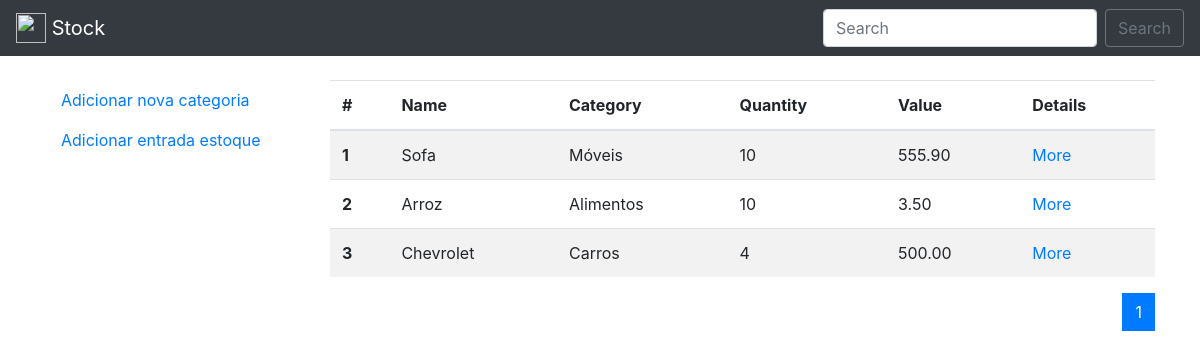
Page /?page=2 on the earlier database version.
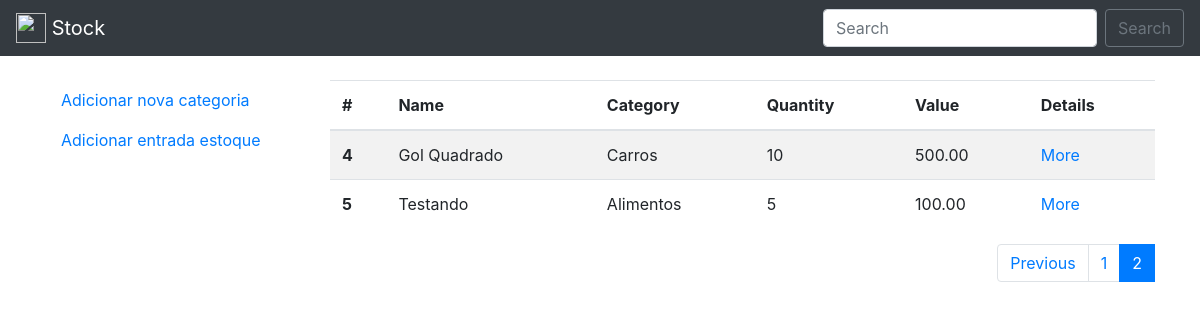
Same page on the later database version.
### stock_control/models.py (models this page shows, shortened)
class Stock(models.Model):
    name = models.CharField(max_length=100)
    category = models.ForeignKey(
        Category, null=True, on_delete=models.SET_NULL
    )
    quantity = models.IntegerField()
    unitary_value = models.DecimalField(max_digits=5, decimal_places=2)
    created_date = models.DateTimeField(default=timezone.now)
    published_date = models.DateTimeField(blank=True, null=True)
    class Meta:
        verbose_name = 'Stock'
        verbose_name_plural = 'Stocks'
        ordering=['id']

class Category(models.Model):
    name = models.CharField(max_length=100)
    description = models.CharField(max_length=200)
    class Meta:
        verbose_name = 'Category'
        verbose_name_plural = 'Categories'
    def __str__(self):
        return self.name

### stock_control/views.py (the view)
# urls.py: path('', views.stock_list, name='stock_list'),
def stock_list(request):
    stock = Stock.objects.all()
    all_stock = Paginator(stock, 3)
    page_number = request.GET.get('page')
    page_obj = all_stock.get_page(page_number)
    return render(request, 'stock_control/stock_list.html', {
        'all_stock': page_obj,
        'range_pages': range(1, page_obj.paginator.num_pages+1)
    })

### stock_control/templates/stock_control/stock_list.html (shortened to what this page needs)
<!doctype html>
<html lang="en">
<head>
  <link rel="stylesheet" href="https://stackpath.bootstrapcdn.com/bootstrap/4.4.1/css/bootstrap.min.css"
>
</head>
<body>
  <nav class="navbar navbar-dark bg-dark">
    <a class="navbar-brand" href="#">
      <img src="/docs/4.4/assets/brand/bootstrap-solid.svg" width="30" height="30" class="d-inline-block align-top"
        alt="">
      Stock
    </a>
    <form action="{% url 'search_results' %}" method="GET" class="form-inline my-2 my-lg-0">
      <input name="q" class="form-control mr-sm-2" type="search" placeholder="Search" aria-label="Search">
      <button class="btn btn-outline-secondary my-2 my-sm-0" type="submit">Search</button>
    </form>
  </nav>
  <div class="container mt-4">
    <div class="row">
      <div class="col-3">
        <ul class="nav flex-column">
          <li class="nav-item">
            <a class="nav-link" href="{% url 'category_add' %}">Adicionar nova categoria</a>
          </li>
          <li class="nav-item">
            <a class="nav-link" href="{% url 'stock_add' %}">Adicionar entrada estoque</a>
          </li>
        </ul>
      </div>
      <div class="col-9">
        <table class="table table-striped">
          <thead>
            <tr>
              <th scope="col">#</th>
              <th scope="col">Name</th>
              <th scope="col">Category</th>
              <th scope="col">Quantity</th>
              <th scope="col">Value</th>
              <th scope="col">Details</th>
            </tr>
          </thead>
          <tbody>
            {% for stock in all_stock %}
            <tr>
              <th scope="row">{{ stock.id }}</th>
              <td>{{ stock.name }}</td>
              <td>{{ stock.category }}</td>
              <td>{{ stock.quantity }}</td>
              <td>{{ stock.unitary_value }}</td>
              <td><a href="{% url 'stock_detail' stock.id%}"> More </a></td>
            </tr>
            {% endfor %}
          </tbody>
        </table>
        <nav aria-label="Page navigation example">
          <ul class="pagination justify-content-end">
            <li class="page-item">
              {% if all_stock.has_previous %}
              <a class="page-link" href="?page={{ all_stock.previous_page_number }}" tabindex="-1"
                aria-disabled="true">Previous</a>
              {% endif %}
            </li>
            {% for page in range_pages %}
            {% if page != all_stock.number %}
            <li class="page-item"><a class="page-link" href="?page={{ page }}">{{ page }}</a></li>
            {% else %}
            <li class="page-item active"><a class="page-link" href="?page={{ page }}">{{ page }}</a></li>
            {% endif %}
            {% endfor %}
          </ul>
        </nav>
      </div>
    </div>
  </div>
</body>
</html>

Differences in the rows shown:
no longer on this page (row unchanged): Stock: id "1", name "Sofa", category "Móveis", quantity "10", unitary_value "555.90"
no longer on this page (row unchanged): Stock: id "2", name "Arroz", category "Alimentos", quantity "10", unitary_value "3.50"
no longer on this page (row unchanged): Stock: id "3", name "Chevrolet", category "Carros", quantity "4", unitary_value "500.00"
added Stock: id "4", name "Gol Quadrado", category "Carros", quantity "10", unitary_value "500.00"
added Stock: id "5", name "Testando", category "Alimentos", quantity "5", unitary_value "100.00"
Other differences:
text now shown: "Previous"
list line gone: "1"
new list line: "1"
new list line: "2"
